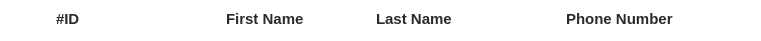
     <widget class="QFrame" name="frame_3">
      <property name="geometry">
       <rect>
        <x>20</x>
        <y>120</y>
        <width>761</width>
        <height>41</height>
       </rect>
      </property>
      <property name="styleSheet">
       <string notr="true">QFrame{
  border-radius: 15px;
  border: 2px solid white ;
background-color:white;

}
QLabel
{
font-size:15px;
font-weight:bold;
color:#2B2A2A;
}
QPushButton{
  border-radius: 10px;
  background: #FF7F7F;
color:white;



}

QPushButton:hover{
background: #CCD0CD;
color:Black;
}

</string>
      </property>
      <property name="frameShape">
       <enum>QFrame::Shape::StyledPanel</enum>
      </property>
      <property name="frameShadow">
       <enum>QFrame::Shadow::Raised</enum>
      </property>
      <widget class="QLabel" name="label_15">
       <property name="geometry">
        <rect>
         <x>50</x>
         <y>3</y>
         <width>141</width>
         <height>31</height>
        </rect>
       </property>
       <property name="text">
        <string>#ID</string>
       </property>
      </widget>
      <widget class="QLabel" name="label_16">
       <property name="geometry">
        <rect>
         <x>220</x>
         <y>3</y>
         <width>141</width>
         <height>31</height>
        </rect>
       </property>
       <property name="text">
        <string>First Name</string>
       </property>
      </widget>
      <widget class="QLabel" name="label_17">
       <property name="geometry">
        <rect>
         <x>370</x>
         <y>3</y>
         <width>171</width>
         <height>31</height>
        </rect>
       </property>
       <property name="text">
        <string>Last Name</string>
       </property>
      </widget>
      <widget class="QLabel" name="label_18">
       <property name="geometry">
        <rect>
         <x>560</x>
         <y>3</y>
         <width>131</width>
         <height>31</height>
        </rect>
       </property>
       <property name="text">
        <string>Phone Number</string>
       </property>
      </widget>
     </widget>
